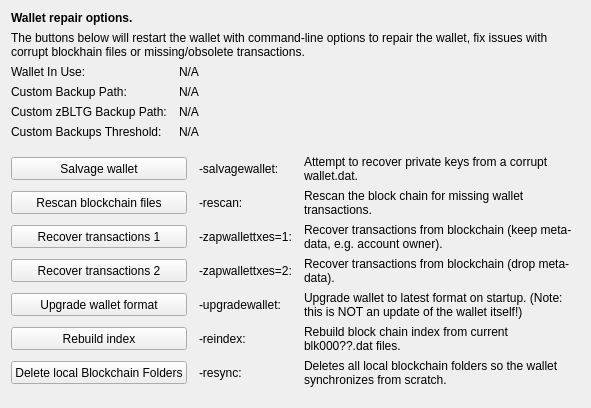
     <widget class="QWidget" name="tab_repair">
      <attribute name="title">
       <string>&amp;Wallet Repair</string>
      </attribute>
      <layout class="QGridLayout" name="gridLayout_4" columnstretch="0,0,0,0">
       <property name="horizontalSpacing">
        <number>12</number>
       </property>
       <item row="0" column="0" colspan="4">
        <widget class="QLabel" name="label_repair_header">
         <property name="font">
          <font>
           <weight>75</weight>
           <bold>true</bold>
          </font>
         </property>
         <property name="text">
          <string>Wallet repair options.</string>
         </property>
        </widget>
       </item>
       <item row="1" column="0" colspan="4">
        <widget class="QLabel" name="label_repair_helptext">
         <property name="font">
          <font>
           <weight>50</weight>
           <bold>false</bold>
          </font>
         </property>
         <property name="text">
          <string>The buttons below will restart the wallet with command-line options to repair the wallet, fix issues with corrupt blockhain files or missing/obsolete transactions.</string>
         </property>
         <property name="wordWrap">
          <bool>true</bool>
         </property>
        </widget>
       </item>
       <item row="2" column="0">
        <widget class="QLabel" name="wallet_path_label">
         <property name="text">
          <string>Wallet In Use:</string>
         </property>
        </widget>
       </item>
       <item row="2" column="1" colspan="3">
        <widget class="QLabel" name="wallet_path">
         <property name="cursor">
          <cursorShape>IBeamCursor</cursorShape>
         </property>
         <property name="text">
          <string>N/A</string>
         </property>
         <property name="textFormat">
          <enum>Qt::PlainText</enum>
         </property>
         <property name="textInteractionFlags">
          <set>Qt::LinksAccessibleByMouse|Qt::TextSelectableByKeyboard|Qt::TextSelectableByMouse</set>
         </property>
        </widget>
       </item>
       <item row="3" column="0">
        <widget class="QLabel" name="wallet_custombackuppath_label">
         <property name="visible">
          <bool>false</bool>
         </property>
         <property name="text">
          <string>Custom Backup Path:</string>
         </property>
        </widget>
       </item>
       <item row="3" column="1" colspan="3">
        <widget class="QLabel" name="wallet_custombackuppath">
         <property name="cursor">
          <cursorShape>IBeamCursor</cursorShape>
         </property>
         <property name="visible">
          <bool>false</bool>
         </property>
         <property name="text">
          <string>N/A</string>
         </property>
         <property name="textFormat">
          <enum>Qt::PlainText</enum>
         </property>
         <property name="textInteractionFlags">
          <set>Qt::LinksAccessibleByMouse|Qt::TextSelectableByKeyboard|Qt::TextSelectableByMouse</set>
         </property>
        </widget>
       </item>
       <item row="4" column="0">
        <widget class="QLabel" name="wallet_customzpivbackuppath_label">
         <property name="visible">
          <bool>false</bool>
         </property>
         <property name="text">
          <string>Custom zBLTG Backup Path:</string>
         </property>
        </widget>
       </item>
       <item row="4" column="1" colspan="3">
        <widget class="QLabel" name="wallet_customzpivbackuppath">
         <property name="cursor">
          <cursorShape>IBeamCursor</cursorShape>
         </property>
         <property name="visible">
          <bool>false</bool>
         </property>
         <property name="text">
          <string>N/A</string>
         </property>
         <property name="textFormat">
          <enum>Qt::PlainText</enum>
         </property>
         <property name="textInteractionFlags">
          <set>Qt::LinksAccessibleByMouse|Qt::TextSelectableByKeyboard|Qt::TextSelectableByMouse</set>
         </property>
        </widget>
       </item>
       <item row="5" column="0">
        <widget class="QLabel" name="wallet_custombackupthreshold_label">
         <property name="visible">
          <bool>false</bool>
         </property>
         <property name="text">
          <string>Custom Backups Threshold:</string>
         </property>
        </widget>
       </item>
       <item row="5" column="1" colspan="3">
        <widget class="QLabel" name="wallet_custombackupthreshold">
         <property name="cursor">
          <cursorShape>IBeamCursor</cursorShape>
         </property>
         <property name="visible">
          <bool>false</bool>
         </property>
         <property name="text">
          <string>N/A</string>
         </property>
         <property name="textFormat">
          <enum>Qt::PlainText</enum>
         </property>
         <property name="textInteractionFlags">
          <set>Qt::LinksAccessibleByMouse|Qt::TextSelectableByKeyboard|Qt::TextSelectableByMouse</set>
         </property>
        </widget>
       </item>
       <item row="6" column="0">
        <spacer name="verticalSpacer_repair1">
         <property name="orientation">
          <enum>Qt::Vertical</enum>
         </property>
         <property name="sizeHint" stdset="0">
          <size>
           <width>10</width>
           <height>10</height>
          </size>
         </property>
        </spacer>
       </item>
       <item row="7" column="0" colspan="2">
        <widget class="QPushButton" name="btn_salvagewallet">
         <property name="minimumSize">
          <size>
           <width>100</width>
           <height>23</height>
          </size>
         </property>
         <property name="text">
          <string>Salvage wallet</string>
         </property>
        </widget>
       </item>
       <item row="7" column="2">
        <widget class="QLabel" name="label_repair_salvage_command">
         <property name="text">
          <string notr="true">-salvagewallet:</string>
         </property>
        </widget>
       </item>
       <item row="7" column="3">
        <widget class="QLabel" name="label_repair_salvage">
         <property name="text">
          <string>Attempt to recover private keys from a corrupt wallet.dat.</string>
         </property>
         <property name="wordWrap">
          <bool>true</bool>
         </property>
        </widget>
       </item>
       <item row="8" column="0" colspan="2">
        <widget class="QPushButton" name="btn_rescan">
         <property name="minimumSize">
          <size>
           <width>100</width>
           <height>23</height>
          </size>
         </property>
         <property name="text">
          <string>Rescan blockchain files</string>
         </property>
        </widget>
       </item>
       <item row="8" column="2">
        <widget class="QLabel" name="label_repair_rescan_command">
         <property name="text">
          <string notr="true">-rescan:</string>
         </property>
        </widget>
       </item>
       <item row="8" column="3">
        <widget class="QLabel" name="label_repair_rescan">
         <property name="text">
          <string>Rescan the block chain for missing wallet transactions.</string>
         </property>
         <property name="wordWrap">
          <bool>true</bool>
         </property>
        </widget>
       </item>
       <item row="9" column="0" colspan="2">
        <widget class="QPushButton" name="btn_zapwallettxes1">
         <property name="minimumSize">
          <size>
           <width>100</width>
           <height>23</height>
          </size>
         </property>
         <property name="text">
          <string>Recover transactions 1</string>
         </property>
        </widget>
       </item>
       <item row="9" column="2">
        <widget class="QLabel" name="label_repair_zap1_command">
         <property name="text">
          <string notr="true">-zapwallettxes=1:</string>
         </property>
        </widget>
       </item>
       <item row="9" column="3">
        <widget class="QLabel" name="label_repair_zap1">
         <property name="text">
          <string>Recover transactions from blockchain (keep meta-data, e.g. account owner).</string>
         </property>
         <property name="wordWrap">
          <bool>true</bool>
         </property>
        </widget>
       </item>
       <item row="10" column="0" colspan="2">
        <widget class="QPushButton" name="btn_zapwallettxes2">
         <property name="minimumSize">
          <size>
           <width>100</width>
           <height>23</height>
          </size>
         </property>
         <property name="text">
          <string>Recover transactions 2</string>
         </property>
        </widget>
       </item>
       <item row="10" column="2">
        <widget class="QLabel" name="label_repair_zap2_command">
         <property name="text">
          <string notr="true">-zapwallettxes=2:</string>
         </property>
        </widget>
       </item>
       <item row="10" column="3">
        <widget class="QLabel" name="label_repair_zap2">
         <property name="text">
          <string>Recover transactions from blockchain (drop meta-data).</string>
         </property>
         <property name="wordWrap">
          <bool>true</bool>
         </property>
        </widget>
       </item>
       <item row="11" column="0" colspan="2">
        <widget class="QPushButton" name="btn_upgradewallet">
         <property name="minimumSize">
          <size>
           <width>100</width>
           <height>23</height>
          </size>
         </property>
         <property name="text">
          <string>Upgrade wallet format</string>
         </property>
        </widget>
       </item>
       <item row="11" column="2">
        <widget class="QLabel" name="label_repair_upgrade_command">
         <property name="text">
          <string notr="true">-upgradewallet:</string>
         </property>
        </widget>
       </item>
       <item row="11" column="3">
        <widget class="QLabel" name="label_repair_upgrade">
         <property name="text">
          <string>Upgrade wallet to latest format on startup. (Note: this is NOT an update of the wallet itself!)</string>
         </property>
         <property name="wordWrap">
          <bool>true</bool>
         </property>
        </widget>
       </item>
       <item row="12" column="0" colspan="2">
        <widget class="QPushButton" name="btn_reindex">
         <property name="minimumSize">
          <size>
           <width>100</width>
           <height>23</height>
          </size>
         </property>
         <property name="text">
          <string>Rebuild index</string>
         </property>
        </widget>
       </item>
       <item row="12" column="2">
        <widget class="QLabel" name="label_repair_reindex_command">
         <property name="text">
          <string notr="true">-reindex:</string>
         </property>
        </widget>
       </item>
       <item row="12" column="3">
        <widget class="QLabel" name="label_repair_reindex">
         <property name="text">
          <string>Rebuild block chain index from current blk000??.dat files.</string>
         </property>
         <property name="wordWrap">
          <bool>true</bool>
         </property>
        </widget>
       </item>
       <item row="13" column="0" colspan="2">
        <widget class="QPushButton" name="btn_resync">
         <property name="minimumSize">
          <size>
           <width>100</width>
           <height>23</height>
          </size>
         </property>
         <property name="text">
          <string>Delete local Blockchain Folders</string>
         </property>
        </widget>
       </item>
       <item row="13" column="2">
        <widget class="QLabel" name="label_repair_resync_command">
         <property name="text">
          <string>-resync:</string>
         </property>
        </widget>
       </item>
       <item row="13" column="3">
        <widget class="QLabel" name="label_repair_resync">
         <property name="text">
          <string>Deletes all local blockchain folders so the wallet synchronizes from scratch.</string>
         </property>
         <property name="wordWrap">
          <bool>true</bool>
         </property>
        </widget>
       </item>
       <item row="14" column="0">
        <spacer name="verticalSpacer_repair2">
         <property name="orientation">
          <enum>Qt::Vertical</enum>
         </property>
         <property name="sizeHint" stdset="0">
          <size>
           <width>20</width>
           <height>10</height>
          </size>
         </property>
        </spacer>
       </item>
      </layout>
     </widget>
